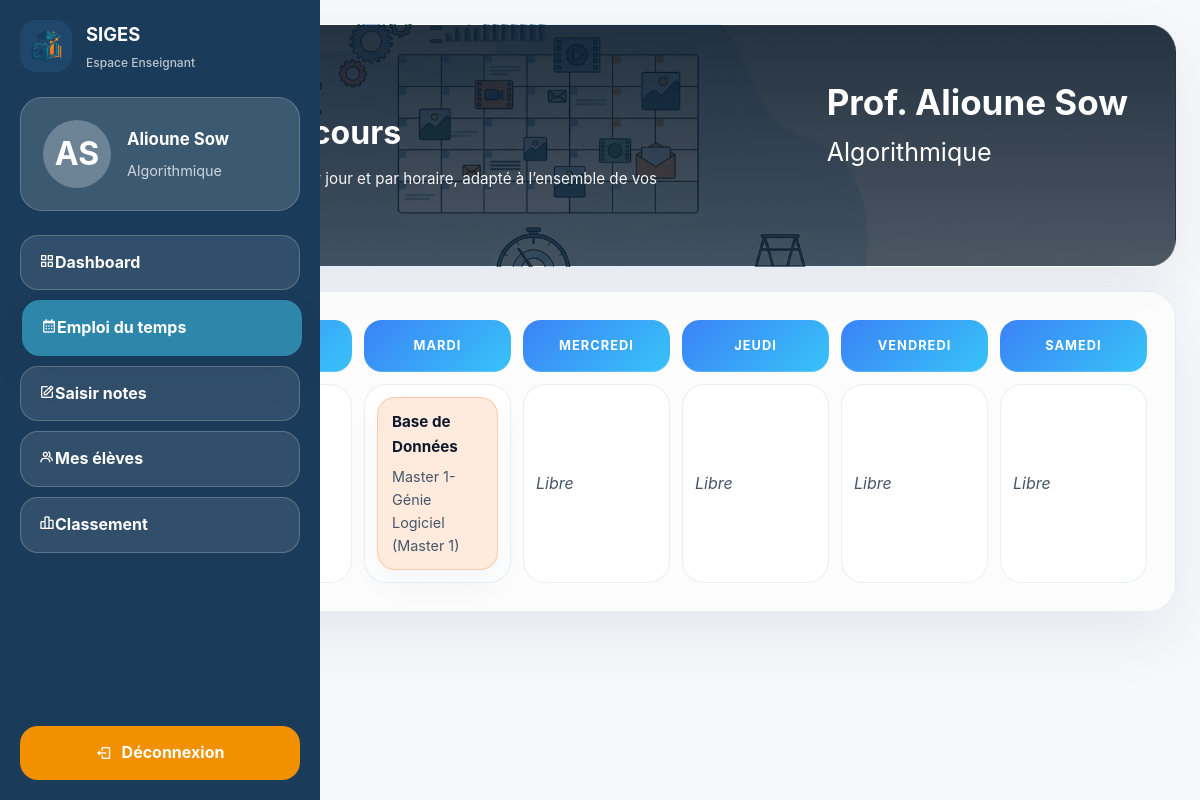
The page /views/professeur/schedule.php (signed in) on the database its author committed.
### tables this page shows
CREATE TABLE `professeur` (
  `Id_Professeur` int(11) NOT NULL,
  `nom` varchar(100) NOT NULL,
  `prenom` varchar(100) NOT NULL,
  `Id_Matiere` int(11) DEFAULT NULL,
  `login` varchar(50) DEFAULT NULL
);

CREATE TABLE `matiere` (
  `Id_Matiere` int(11) NOT NULL,
  `libelle` varchar(100) NOT NULL,
  `coefficient` int(11) NOT NULL
);

CREATE TABLE `creneau` (
  `Id_Creneau` int(11) NOT NULL,
  `jour` varchar(20) NOT NULL,
  `heure_debut` time NOT NULL,
  `heure_fin` time NOT NULL,
  `Id_Classe` int(11) NOT NULL,
  `Id_Professeur` int(11) NOT NULL,
  `Id_Matiere` int(11) NOT NULL
);

CREATE TABLE `classe` (
  `Id_Classe` int(11) NOT NULL,
  `libelle` varchar(50) NOT NULL,
  `niveau` varchar(50) NOT NULL
);

### models/Teacher.php (called while the page is built, shortened)
<?php
class Teacher {
    private $conn;
    private $table_name = "professeur";
    public function __construct($db) {
        $this->conn = $db;
    }
    public function getProfileByLogin($login) {
        $query = "SELECT p.*, m.libelle as nom_matiere, m.coefficient
                  FROM " . $this->table_name . " p
                  JOIN matiere m ON p.Id_Matiere = m.Id_Matiere
                  WHERE p.login = :login";
        $stmt = $this->conn->prepare($query);
        $stmt->bindParam(':login', $login);
        $stmt->execute();
        return $stmt->fetch(PDO::FETCH_ASSOC);
    }
}
?>

### models/Schedule.php (called while the page is built, shortened)
<?php
class Schedule
{
    private $conn;
    private $table = "Creneau";
    public function __construct($db)
    {
        $this->conn = $db;
    }
    public function getByProfessor($id_prof)
    {
        $query = "SELECT c.*, cl.libelle as classe_nom, cl.niveau, p.nom as prof_nom, m.libelle as matiere_nom
                  FROM " . $this->table . " c
                  JOIN classe cl ON c.Id_Classe = cl.Id_Classe
                  JOIN professeur p ON c.Id_Professeur = p.Id_Professeur
                  JOIN matiere m ON c.Id_Matiere = m.Id_Matiere
                  WHERE c.Id_Professeur = :id_p
                  ORDER BY FIELD(c.jour, 'Lundi', 'Mardi', 'Mercredi', 'Jeudi', 'Vendredi', 'Samedi'), c.heure_debut";
        $stmt = $this->conn->prepare($query);
        $stmt->execute(['id_p' => $id_prof]);
        return $stmt;
    }
}

### views/professeur/schedule.php (the view, shortened to what this page needs)
<?php
require_once '../../models/Teacher.php';
require_once '../../models/Schedule.php';
$database = new Database();
$db = $database->getConnection();
$teacherModel = new Teacher($db);
$scheduleModel = new Schedule($db);
$subjectPalette = [
    ['bg' => 'rgba(56, 189, 248, 0.18)', 'border' => 'rgba(56, 189, 248, 0.34)', 'text' => '#0f172a'],
    ['bg' => 'rgba(34, 197, 94, 0.16)', 'border' => 'rgba(34, 197, 94, 0.32)', 'text' => '#0f172a'],
    ['bg' => 'rgba(251, 191, 36, 0.16)', 'border' => 'rgba(251, 191, 36, 0.30)', 'text' => '#0f172a'],
    ['bg' => 'rgba(249, 115, 22, 0.14)', 'border' => 'rgba(249, 115, 22, 0.28)', 'text' => '#0f172a'],
    ['bg' => 'rgba(168, 85, 247, 0.15)', 'border' => 'rgba(168, 85, 247, 0.28)', 'text' => '#0f172a'],
    ['bg' => 'rgba(129, 140, 248, 0.14)', 'border' => 'rgba(129, 140, 248, 0.28)', 'text' => '#0f172a']
];
function getScheduleColor($id)
{
    global $subjectPalette;
    $key = intval($id) % count($subjectPalette);
    return $subjectPalette[$key];
}
$profData = $teacherModel->getProfileByLogin($_SESSION['user_login']);
$mySchedule = $scheduleModel->getByProfessor($profData['Id_Professeur'])->fetchAll(PDO::FETCH_ASSOC);
$days = ['Lundi', 'Mardi', 'Mercredi', 'Jeudi', 'Vendredi', 'Samedi'];
$scheduleGrid = [];
$timeSlots = [];
foreach ($mySchedule as $slot) {
    $timeKey = substr($slot['heure_debut'], 0, 5) . ' - ' . substr($slot['heure_fin'], 0, 5);
    if (!in_array($timeKey, $timeSlots, true)) {
        $timeSlots[] = $timeKey;
    }
    $scheduleGrid[$timeKey][$slot['jour']][] = $slot;
}
usort($timeSlots, function ($a, $b) {
    return strtotime(explode(' - ', $a)[0]) - strtotime(explode(' - ', $b)[0]);
});
?>
<!DOCTYPE html>
<html lang="fr">
<head>
    <link rel="stylesheet" href="../../assets/css/style.css">
    <link rel="stylesheet" href="https://cdn.jsdelivr.net/npm/boxicons@2.1.4/css/boxicons.min.css">
</head>
<body>
    <div class="student-shell">
        <aside class="student-sidebar">
            <div class="sidebar-brand">
                <img src="../../assets/img/logo_simple-SAP.png" alt="SIGES logo">
                <div class="brand-title">
                    <strong>SIGES</strong>
                    <span>Espace Enseignant</span>
                </div>
            </div>
            <div class="profile-box">
                <div class="profile-avatar"><?= htmlspecialchars(strtoupper(substr($profData['prenom'], 0, 1) . substr($profData['nom'], 0, 1))) ?></div>
                <div class="profile-info">
                    <h2><?= htmlspecialchars($profData['prenom'] . ' ' . $profData['nom']) ?></h2>
                    <p><?= htmlspecialchars($profData['nom_matiere']) ?></p>
                </div>
            </div>
            <nav class="sidebar-nav">
                <a href="dashboard.php"><i class='bx bx-grid-alt'></i>Dashboard</a>
                <a href="schedule.php" class="active"><i class='bx bx-calendar'></i>Emploi du temps</a>
                <a href="grades_entry.php?id_classe=<?= $mySchedule[0]['Id_Classe'] ?? '' ?>"><i class='bx bx-edit'></i>Saisir notes</a>
                <a href="view_students.php?id_classe=<?= $mySchedule[0]['Id_Classe'] ?? '' ?>"><i class='bx bx-group'></i>Mes élèves</a>
                <a href="view_grades.php?id_classe=<?= $mySchedule[0]['Id_Classe'] ?? '' ?>"><i class='bx bx-bar-chart-alt-2'></i>Classement</a>
            </nav>
            <a href="../../controllers/Logout.php" class="logout-btn"><i class='bx bx-log-out'></i>Déconnexion</a>
        </aside>
        <main class="student-main">
            <section class="page-header page-header-schedule">
                <div>
                    <p class="eyebrow">Emploi du Temps</p>
                    <h1>Planning de vos cours</h1>
                    <p>Consultez votre emploi du temps par jour et par horaire, adapté à l’ensemble de vos classes.</p>
                </div>
                <div class="header-user-card">
                    <strong>Prof. <?= htmlspecialchars($profData['prenom'] . ' ' . $profData['nom']) ?></strong>
                    <span><?= htmlspecialchars($profData['nom_matiere']) ?></span>
                </div>
            </section>
            <section class="section-block">
                <?php if (count($mySchedule) > 0): ?>
                    <div class="schedule-grid">
                        <?php foreach ($days as $day): ?>
                            <div class="grid-header"><?= $day ?></div>
                        <?php endforeach; ?>
                        <?php foreach ($timeSlots as $time): ?>
                            <div class="grid-time"><?= $time ?></div>
                            <?php foreach ($days as $day): ?>
                                <div class="schedule-cell">
                                    <?php if (!empty($scheduleGrid[$time][$day])): ?>
                                        <?php foreach ($scheduleGrid[$time][$day] as $slot): ?>
                                            <?php $slotColor = getScheduleColor($slot['Id_Matiere']); ?>
                                            <div class="schedule-slot" style="background: <?= $slotColor['bg'] ?>; border-color: <?= $slotColor['border'] ?>; color: <?= $slotColor['text'] ?>;">
                                                <strong><?= htmlspecialchars($slot['matiere_nom']) ?></strong>
                                                <span><?= htmlspecialchars($slot['classe_nom']) ?> (<?= htmlspecialchars($slot['niveau']) ?>)</span>
                                            </div>
                                        <?php endforeach; ?>
                                    <?php else: ?>
                                        <span class="cell-empty">Libre</span>
                                    <?php endif; ?>
                                </div>
                            <?php endforeach; ?>
                        <?php endforeach; ?>
                    </div>
                <?php else: ?>
                    <div class="form-hint">Aucun créneau trouvé pour vos classes.</div>
                <?php endif; ?>
            </section>
        </main>
    </div>
</body>
</html>

### rows shown on the page
professeur: prenom+nom "AS", prenom+nom "Alioune Sow", Id_Matiere.libelle "Algorithmique"
creneau: Id_Matiere.libelle "Base de Données", Id_Classe.libelle "Master 1-Génie Logiciel", Id_Classe.niveau "Master 1"

### other values the page prints
$day "MARDI"
$day "MERCREDI"
$day "JEUDI"
$day "VENDREDI"
$day "SAMEDI"
